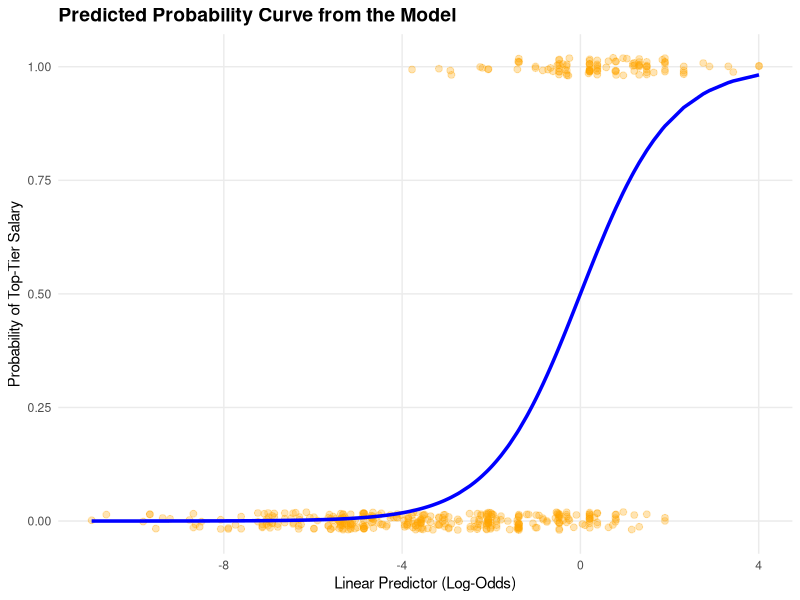

Write the R code that produced this figure.
## ---- chunk 1
knitr::opts_knit$set(root.dir = ".")
knitr::opts_chunk$set(echo = TRUE)
## ---- chunk 2
library(tidyverse)
data <- read.csv("dataset/ds_salaries_clean.csv")
## ---- chunk 3
q3_salary <- quantile(data$salary_in_usd, probs = 0.75, na.rm = TRUE)

data <- data %>%
  mutate(
    row_id = row_number(),
    is_top_tier = if_else(salary_in_usd >= q3_salary, 1L, 0L)
  )

target_summary <- data %>%
  count(is_top_tier, name = "n") %>%
  mutate(
    tier = if_else(is_top_tier == 1L, "Top tier (1)", "Below top tier (0)"),
    proportion = n / sum(n)
  ) %>%
  select(tier, n, proportion)

cat("75th-percentile salary cut-off (Q3): $", format(q3_salary, big.mark = ","), "\n", sep = "")
knitr::kable(target_summary, digits = 3,
             caption = "Class distribution for the binary target")
## ---- chunk 4
set.seed(2026)
train_2022_ids <- sample(which(data$work_year == 2022), 165)
train_ids <- c(which(data$work_year %in% c(2020, 2021)), train_2022_ids)
train <- data[train_ids, ]
test <- data[-train_ids, ]

stopifnot(nrow(train) == 452, nrow(test) == 113, all(test$work_year == 2022))
## ---- chunk 5
job_category_levels <- levels(
  relevel(factor(data$job_category), ref = "Data_Analyst")
)

prepare_predictors <- function(df) {
  dplyr::mutate(
    df,
      experience_level = factor(
        df$experience_level,
        levels = c("EN", "MI", "SE", "EX")
      ),
      company_size = factor(
        df$company_size,
        levels = c("S", "M", "L")
      ),
      remote_ratio = factor(
        df$remote_ratio,
        levels = c(0, 50, 100)
      ),
      job_category = factor(
        df$job_category,
        levels = job_category_levels
      ),
      employment_group = factor(
        dplyr::if_else(df$employment_type == "FT", "FT", "Non_FT"),
        levels = c("FT", "Non_FT")
      ),
      company_location_group = factor(
        dplyr::if_else(df$location_group == "US", "US", "Non_US"),
        levels = c("Non_US", "US")
      )
  )
}

train <- prepare_predictors(train)
test <- prepare_predictors(test)

logit_model <- glm(
  is_top_tier ~ experience_level + company_size + remote_ratio +
    job_category + employment_group + company_location_group,
  family = binomial(link = "logit"),
  data = train
)

summary(logit_model)
## ---- chunk 6
model_matrix <- summary(logit_model)$coefficients
wald_ci <- confint.default(logit_model)

odds_ratios <- tibble(
  term = rownames(model_matrix),
  estimate = model_matrix[, "Estimate"],
  odds_ratio = exp(estimate),
  conf_low = exp(wald_ci[, 1]),
  conf_high = exp(wald_ci[, 2]),
  p_value = model_matrix[, "Pr(>|z|)"],
  significant_at_5pct = p_value < 0.05
) %>%
  filter(term != "(Intercept)") %>%
  mutate(
    across(c(estimate, odds_ratio, conf_low, conf_high), ~ round(.x, 3)),
    p_value = format.pval(p_value, digits = 3, eps = 0.001)
  )

knitr::kable(
  odds_ratios,
  caption = "Adjusted odds ratios and 95% Wald confidence intervals for top-tier salary"
)
## ---- chunk 7
mcfadden_r2 <- 1 - logit_model$deviance / logit_model$null.deviance

fit_summary <- tibble(
  observations = nobs(logit_model),
  top_tier_cases = sum(train$is_top_tier),
  null_deviance = logit_model$null.deviance,
  residual_deviance = logit_model$deviance,
  AIC = AIC(logit_model),
  McFadden_R2 = mcfadden_r2
) %>%
  mutate(across(where(is.numeric), ~ round(.x, 3)))

knitr::kable(fit_summary, caption = "In-sample logistic-model fit summary")
## ---- chunk 8
# 1. Extract the linear predictors (log-odds) and fitted probabilities
plot_data <- train %>%
  mutate(
    predicted_prob = predict(logit_model, type = "response"),
    log_odds = predict(logit_model, type = "link")
  )

# 2. Plot the logistic curve and the actual observations
ggplot(plot_data, aes(x = log_odds)) +
  
  # Scatter plot of actual observations (Y = 0 or 1)
  # Jitter is added to the y-axis to match the visual style of the reference plot
  geom_jitter(
    aes(y = is_top_tier), 
    width = 0, 
    height = 0.02,
    color = "orange", 
    alpha = 0.3, 
    size = 2
  ) +
  
  # The S-curve representing the predicted probability
  geom_line(
    aes(y = predicted_prob), 
    color = "blue", 
    linewidth = 1.2
  ) +
  
  # Formatting the plot
  theme_minimal() +
  labs(
    title = "Predicted Probability Curve from the Model",
    x = "Linear Predictor (Log-Odds)",
    y = "Probability of Top-Tier Salary"
  ) +
  scale_y_continuous(breaks = seq(0, 1, by = 0.25)) +
  theme(
    panel.grid.minor = element_blank(),
    plot.title = element_text(size = 14, face = "bold")
  )
## ---- chunk 9
test_predictions <- test %>%
  mutate(
    predicted_probability = predict(logit_model, newdata = test, type = "response"),
    predicted_class = if_else(predicted_probability >= 0.5, 1L, 0L)
  )

head(test_predictions[c("row_id", "is_top_tier", "predicted_probability", "predicted_class")])
